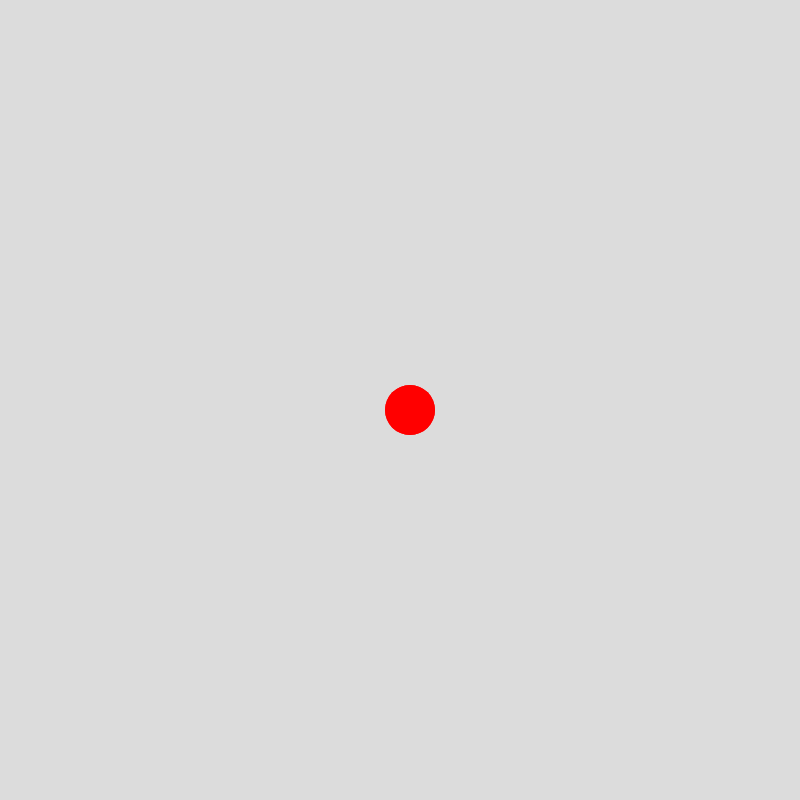
Frame 1 (no input)
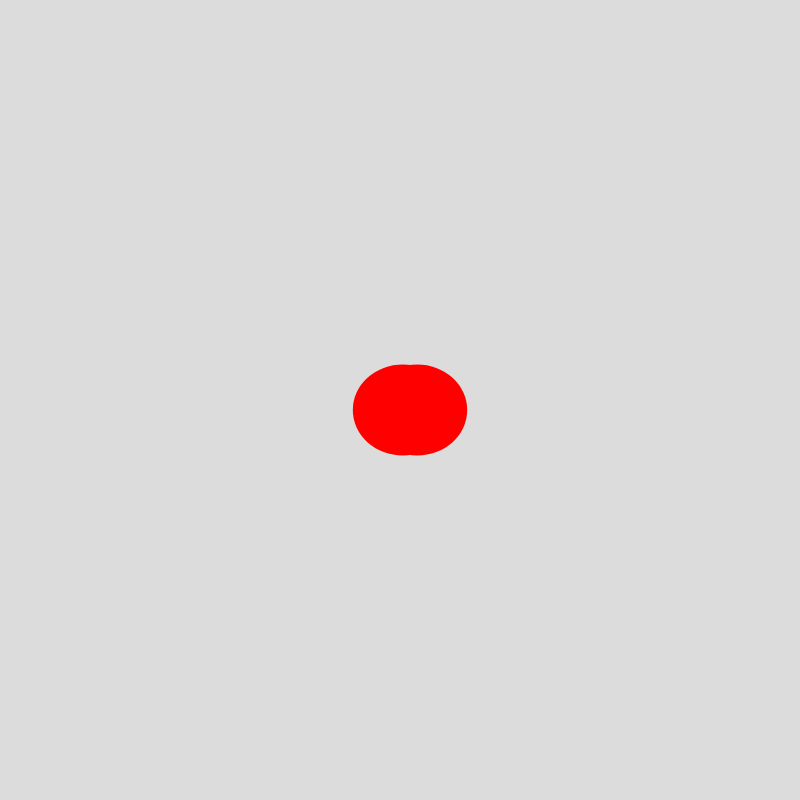
Frame 60 (no input)
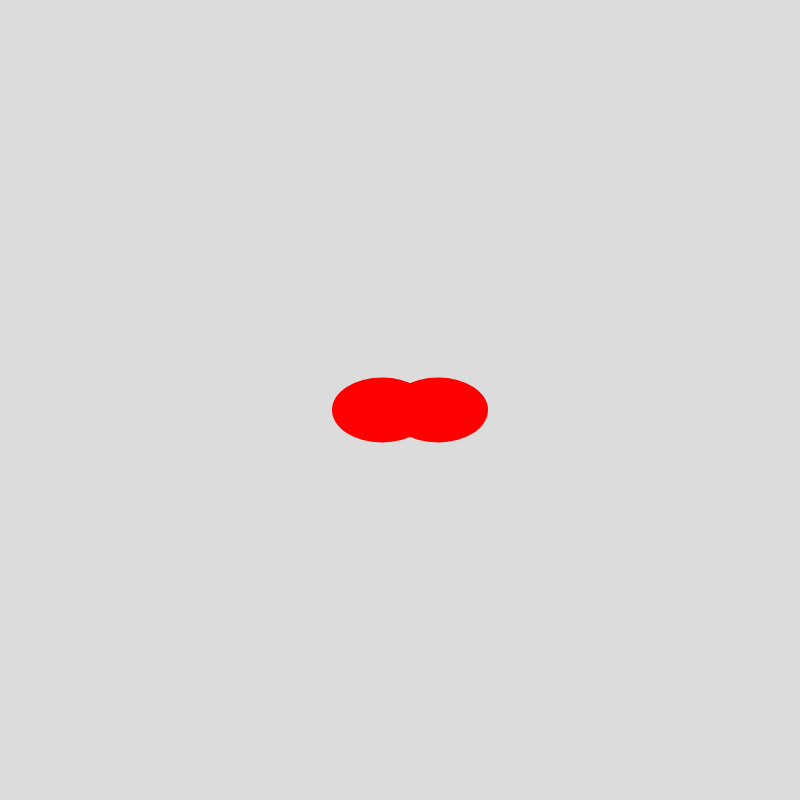
Frame 120 (the mouse pressed at the canvas centre since frame 60)

The p5.js sketch that drew these frames (run headless with seeded random() and noise() and a simulated clock; from frame 60 on, the mouse is pressed at the canvas centre):

// p5.js sketch
// ── sketch.js
class Cell{
    constructor(){
        this.x = 10;
        this.y = 10;

        this.radius = 50;
        this.yPressure = 1;
        this.height = this.radius * this.yPressure;

        this.readyToMitosis = false;
    }

    draw(){
        noStroke();
        fill(255, 0, 0, map(150,70,150,1000,1000))
        ellipse(
            this.x,
            this.y,
            this.radius,
            this.height
        )
    }

    update(dir){
        if(this.radius < 100){
            this.radius += 1
            this.height = this.radius * this.yPressure;
        }
        else{
            this.readyToMitosis = true;
        }

        if(this.readyToMitosis && this.height > 65){
            this.x += dir * 0.8
            this.yPressure -= 0.01;
            this.height = this.radius * this.yPressure;
        }
    }
}

let aCell = new Cell();
let bCell = new Cell();


function setup() {
    createCanvas(800, 800);
  }

  function draw() {
    translate(width/2, height/2)
    background(220);
    aCell.draw();
    bCell.draw()
    aCell.update(1);
    bCell.update(-1);

  }
